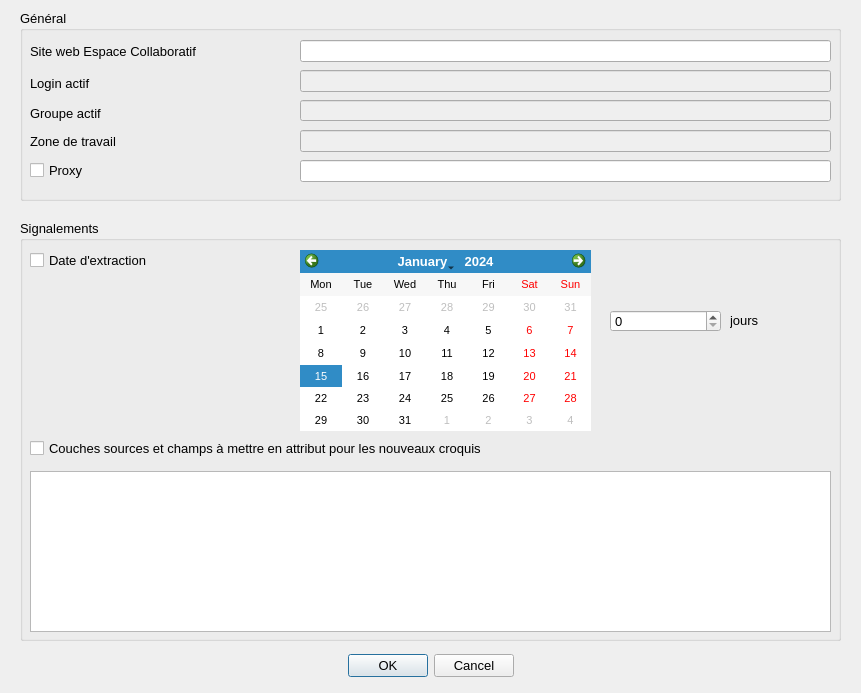
<?xml version="1.0" encoding="UTF-8"?>
<ui version="4.0">
 <class>Dialog</class>
 <widget class="QDialog" name="Dialog">
  <property name="geometry">
   <rect>
    <x>0</x>
    <y>0</y>
    <width>861</width>
    <height>693</height>
   </rect>
  </property>
  <property name="sizePolicy">
   <sizepolicy hsizetype="Preferred" vsizetype="Preferred">
    <horstretch>0</horstretch>
    <verstretch>0</verstretch>
   </sizepolicy>
  </property>
  <property name="font">
   <font>
    <pointsize>10</pointsize>
   </font>
  </property>
  <property name="windowTitle">
   <string>Configuration du plugin Espace Collaboratif</string>
  </property>
  <property name="windowIcon">
   <iconset>
    <normaloff>:/plugins/RipartPlugin/images/ign.png</normaloff>:/plugins/RipartPlugin/images/ign.png</iconset>
  </property>
  <property name="modal">
   <bool>true</bool>
  </property>
  <widget class="QDialogButtonBox" name="buttonBox">
   <property name="geometry">
    <rect>
     <x>0</x>
     <y>650</y>
     <width>861</width>
     <height>32</height>
    </rect>
   </property>
   <property name="orientation">
    <enum>Qt::Horizontal</enum>
   </property>
   <property name="standardButtons">
    <set>QDialogButtonBox::Cancel|QDialogButtonBox::Ok</set>
   </property>
   <property name="centerButtons">
    <bool>true</bool>
   </property>
  </widget>
  <widget class="QGroupBox" name="groupBox">
   <property name="geometry">
    <rect>
     <x>20</x>
     <y>10</y>
     <width>821</width>
     <height>191</height>
    </rect>
   </property>
   <property name="font">
    <font>
     <pointsize>10</pointsize>
     <weight>700</weight>
     <bold>true</bold>
    </font>
   </property>
   <property name="title">
    <string>Général</string>
   </property>
   <widget class="QLineEdit" name="lineEditUrl">
    <property name="geometry">
     <rect>
      <x>280</x>
      <y>30</y>
      <width>531</width>
      <height>22</height>
     </rect>
    </property>
    <property name="minimumSize">
     <size>
      <width>2</width>
      <height>0</height>
     </size>
    </property>
    <property name="font">
     <font>
      <pointsize>10</pointsize>
      <weight>400</weight>
      <bold>false</bold>
     </font>
    </property>
    <property name="frame">
     <bool>true</bool>
    </property>
   </widget>
   <widget class="QLabel" name="lblUrl">
    <property name="geometry">
     <rect>
      <x>10</x>
      <y>30</y>
      <width>221</width>
      <height>22</height>
     </rect>
    </property>
    <property name="font">
     <font>
      <pointsize>10</pointsize>
      <weight>400</weight>
      <bold>false</bold>
     </font>
    </property>
    <property name="text">
     <string>Site web Espace Collaboratif</string>
    </property>
   </widget>
   <widget class="QLineEdit" name="lineEditLogin">
    <property name="enabled">
     <bool>false</bool>
    </property>
    <property name="geometry">
     <rect>
      <x>280</x>
      <y>60</y>
      <width>531</width>
      <height>22</height>
     </rect>
    </property>
    <property name="font">
     <font>
      <pointsize>10</pointsize>
      <weight>400</weight>
      <bold>false</bold>
     </font>
    </property>
   </widget>
   <widget class="QLineEdit" name="lineEditGroupeActif">
    <property name="enabled">
     <bool>false</bool>
    </property>
    <property name="geometry">
     <rect>
      <x>280</x>
      <y>90</y>
      <width>531</width>
      <height>21</height>
     </rect>
    </property>
    <property name="minimumSize">
     <size>
      <width>2</width>
      <height>0</height>
     </size>
    </property>
    <property name="font">
     <font>
      <pointsize>10</pointsize>
      <weight>400</weight>
      <bold>false</bold>
     </font>
    </property>
    <property name="frame">
     <bool>true</bool>
    </property>
    <property name="readOnly">
     <bool>true</bool>
    </property>
   </widget>
   <widget class="QLabel" name="lblGroupeActif">
    <property name="geometry">
     <rect>
      <x>10</x>
      <y>90</y>
      <width>121</width>
      <height>27</height>
     </rect>
    </property>
    <property name="font">
     <font>
      <pointsize>10</pointsize>
      <weight>400</weight>
      <bold>false</bold>
     </font>
    </property>
    <property name="text">
     <string>Groupe actif</string>
    </property>
   </widget>
   <widget class="QLineEdit" name="lineEditWorkArea">
    <property name="enabled">
     <bool>false</bool>
    </property>
    <property name="geometry">
     <rect>
      <x>280</x>
      <y>120</y>
      <width>531</width>
      <height>22</height>
     </rect>
    </property>
    <property name="minimumSize">
     <size>
      <width>2</width>
      <height>0</height>
     </size>
    </property>
    <property name="font">
     <font>
      <pointsize>10</pointsize>
      <weight>400</weight>
      <bold>false</bold>
     </font>
    </property>
    <property name="frame">
     <bool>true</bool>
    </property>
    <property name="readOnly">
     <bool>true</bool>
    </property>
   </widget>
   <widget class="QLabel" name="lblWorkArea">
    <property name="geometry">
     <rect>
      <x>10</x>
      <y>120</y>
      <width>121</width>
      <height>22</height>
     </rect>
    </property>
    <property name="font">
     <font>
      <pointsize>10</pointsize>
      <weight>400</weight>
      <bold>false</bold>
     </font>
    </property>
    <property name="text">
     <string>Zone de travail</string>
    </property>
   </widget>
   <widget class="QLineEdit" name="lineEditProxy">
    <property name="geometry">
     <rect>
      <x>280</x>
      <y>150</y>
      <width>531</width>
      <height>22</height>
     </rect>
    </property>
    <property name="minimumSize">
     <size>
      <width>2</width>
      <height>0</height>
     </size>
    </property>
    <property name="font">
     <font>
      <pointsize>10</pointsize>
      <weight>400</weight>
      <bold>false</bold>
     </font>
    </property>
    <property name="frame">
     <bool>true</bool>
    </property>
   </widget>
   <widget class="QLabel" name="lblLogin">
    <property name="geometry">
     <rect>
      <x>10</x>
      <y>60</y>
      <width>121</width>
      <height>27</height>
     </rect>
    </property>
    <property name="font">
     <font>
      <pointsize>10</pointsize>
      <weight>400</weight>
      <bold>false</bold>
     </font>
    </property>
    <property name="text">
     <string>Login actif</string>
    </property>
   </widget>
  </widget>
  <widget class="QCheckBox" name="checkBoxProxy">
   <property name="geometry">
    <rect>
     <x>30</x>
     <y>160</y>
     <width>71</width>
     <height>20</height>
    </rect>
   </property>
   <property name="sizePolicy">
    <sizepolicy hsizetype="Maximum" vsizetype="Fixed">
     <horstretch>0</horstretch>
     <verstretch>0</verstretch>
    </sizepolicy>
   </property>
   <property name="minimumSize">
    <size>
     <width>0</width>
     <height>0</height>
    </size>
   </property>
   <property name="font">
    <font>
     <pointsize>10</pointsize>
     <weight>400</weight>
     <bold>false</bold>
    </font>
   </property>
   <property name="layoutDirection">
    <enum>Qt::LeftToRight</enum>
   </property>
   <property name="autoFillBackground">
    <bool>false</bool>
   </property>
   <property name="text">
    <string>Proxy</string>
   </property>
  </widget>
  <widget class="QGroupBox" name="groupBox_2">
   <property name="geometry">
    <rect>
     <x>20</x>
     <y>220</y>
     <width>821</width>
     <height>421</height>
    </rect>
   </property>
   <property name="font">
    <font>
     <pointsize>10</pointsize>
     <weight>700</weight>
     <bold>true</bold>
    </font>
   </property>
   <property name="title">
    <string>Signalements</string>
   </property>
   <widget class="QCheckBox" name="checkBoxDate">
    <property name="geometry">
     <rect>
      <x>10</x>
      <y>30</y>
      <width>161</width>
      <height>20</height>
     </rect>
    </property>
    <property name="sizePolicy">
     <sizepolicy hsizetype="Maximum" vsizetype="Fixed">
      <horstretch>0</horstretch>
      <verstretch>0</verstretch>
     </sizepolicy>
    </property>
    <property name="minimumSize">
     <size>
      <width>0</width>
      <height>0</height>
     </size>
    </property>
    <property name="font">
     <font>
      <pointsize>10</pointsize>
      <weight>400</weight>
      <bold>false</bold>
     </font>
    </property>
    <property name="layoutDirection">
     <enum>Qt::LeftToRight</enum>
    </property>
    <property name="autoFillBackground">
     <bool>false</bool>
    </property>
    <property name="text">
     <string>Date d'extraction</string>
    </property>
   </widget>
   <widget class="QTreeWidget" name="treeWidget">
    <property name="geometry">
     <rect>
      <x>10</x>
      <y>251</y>
      <width>801</width>
      <height>161</height>
     </rect>
    </property>
    <property name="lineWidth">
     <number>100</number>
    </property>
    <property name="alternatingRowColors">
     <bool>true</bool>
    </property>
    <property name="selectionMode">
     <enum>QAbstractItemView::MultiSelection</enum>
    </property>
    <property name="columnCount">
     <number>1</number>
    </property>
    <attribute name="headerVisible">
     <bool>false</bool>
    </attribute>
    <column>
     <property name="text">
      <string notr="true">1</string>
     </property>
    </column>
   </widget>
   <widget class="QCheckBox" name="checkBoxAttributs">
    <property name="geometry">
     <rect>
      <x>10</x>
      <y>210</y>
      <width>661</width>
      <height>36</height>
     </rect>
    </property>
    <property name="sizePolicy">
     <sizepolicy hsizetype="Maximum" vsizetype="Fixed">
      <horstretch>0</horstretch>
      <verstretch>0</verstretch>
     </sizepolicy>
    </property>
    <property name="minimumSize">
     <size>
      <width>0</width>
      <height>0</height>
     </size>
    </property>
    <property name="font">
     <font>
      <pointsize>10</pointsize>
      <weight>400</weight>
      <bold>false</bold>
     </font>
    </property>
    <property name="layoutDirection">
     <enum>Qt::LeftToRight</enum>
    </property>
    <property name="autoFillBackground">
     <bool>false</bool>
    </property>
    <property name="text">
     <string>Couches sources et champs à mettre en attribut pour les nouveaux croquis</string>
    </property>
   </widget>
   <widget class="QCalendarWidget" name="calendarWidget">
    <property name="geometry">
     <rect>
      <x>280</x>
      <y>30</y>
      <width>291</width>
      <height>181</height>
     </rect>
    </property>
    <property name="font">
     <font>
      <pointsize>8</pointsize>
      <weight>400</weight>
      <bold>false</bold>
     </font>
    </property>
    <property name="horizontalHeaderFormat">
     <enum>QCalendarWidget::ShortDayNames</enum>
    </property>
    <property name="verticalHeaderFormat">
     <enum>QCalendarWidget::NoVerticalHeader</enum>
    </property>
    <property name="navigationBarVisible">
     <bool>true</bool>
    </property>
   </widget>
   <widget class="QSpinBox" name="spinBox">
    <property name="geometry">
     <rect>
      <x>590</x>
      <y>90</y>
      <width>111</width>
      <height>22</height>
     </rect>
    </property>
    <property name="font">
     <font>
      <pointsize>10</pointsize>
      <weight>400</weight>
      <bold>false</bold>
     </font>
    </property>
    <property name="maximum">
     <number>2147483647</number>
    </property>
   </widget>
   <widget class="QLabel" name="label_2">
    <property name="geometry">
     <rect>
      <x>710</x>
      <y>80</y>
      <width>61</width>
      <height>41</height>
     </rect>
    </property>
    <property name="font">
     <font>
      <pointsize>10</pointsize>
      <weight>400</weight>
      <bold>false</bold>
     </font>
    </property>
    <property name="text">
     <string>jours</string>
    </property>
   </widget>
  </widget>
 </widget>
 <tabstops>
  <tabstop>lineEditGroupeActif</tabstop>
 </tabstops>
 <resources/>
 <connections>
  <connection>
   <sender>buttonBox</sender>
   <signal>accepted()</signal>
   <receiver>Dialog</receiver>
   <slot>accept()</slot>
   <hints>
    <hint type="sourcelabel">
     <x>248</x>
     <y>254</y>
    </hint>
    <hint type="destinationlabel">
     <x>157</x>
     <y>274</y>
    </hint>
   </hints>
  </connection>
  <connection>
   <sender>buttonBox</sender>
   <signal>rejected()</signal>
   <receiver>Dialog</receiver>
   <slot>reject()</slot>
   <hints>
    <hint type="sourcelabel">
     <x>316</x>
     <y>260</y>
    </hint>
    <hint type="destinationlabel">
     <x>286</x>
     <y>274</y>
    </hint>
   </hints>
  </connection>
 </connections>
</ui>
